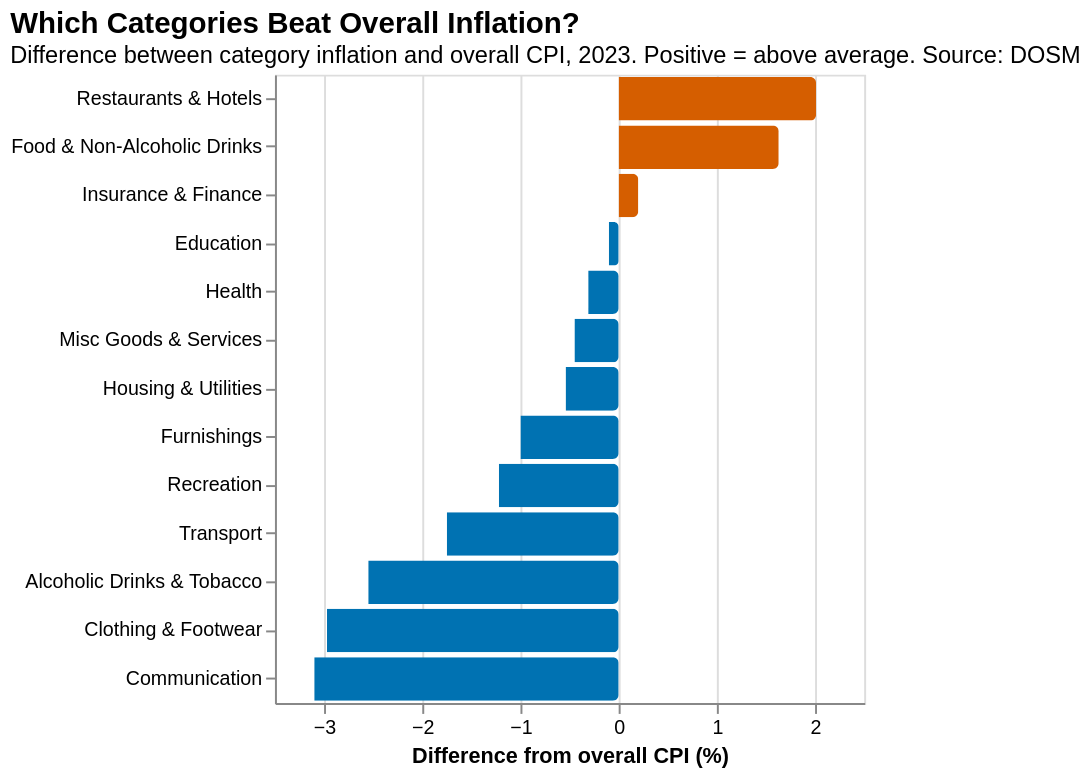

The Vega-Lite source for this figure:
### Vega-Lite specification from a JSON file in a GitHub repository (floating-point values rounded to 4 significant figures)
{"$schema": "https://vega.github.io/schema/vega-lite/v5.json", "title": {"text": "Which Categories Beat Overall Inflation?", "subtitle": "Difference between category inflation and overall CPI, 2023. Positive = above average. Source: DOSM", "anchor": "start", "fontSize": 15, "subtitleFontSize": 12}, "width": "container", "height": 320, "data": {"values": [{"label": "Restaurants & Hotels", "diff": 2.01}, {"label": "Food & Non-Alcoholic Drinks", "diff": 1.63}, {"label": "Insurance & Finance", "diff": 0.2}, {"label": "Education", "diff": -0.1}, {"label": "Health", "diff": -0.31}, {"label": "Misc Goods & Services", "diff": -0.45}, {"label": "Housing & Utilities", "diff": -0.54}, {"label": "Furnishings", "diff": -1.0}, {"label": "Recreation", "diff": -1.22}, {"label": "Transport", "diff": -1.75}, {"label": "Alcoholic Drinks & Tobacco", "diff": -2.55}, {"label": "Clothing & Footwear", "diff": -2.97}, {"label": "Communication", "diff": -3.1}]}, "mark": {"type": "bar", "cornerRadiusEnd": 3}, "encoding": {"y": {"field": "label", "type": "nominal", "sort": "-x", "title": null}, "x": {"field": "diff", "type": "quantitative", "title": "Difference from overall CPI (%)", "axis": {"grid": true}}, "color": {"condition": {"test": "datum.diff > 0", "value": "#D55E00"}, "value": "#0072B2"}, "tooltip": [{"field": "label", "title": "Category"}, {"field": "diff", "title": "Diff from overall (%)", "format": ".2f"}]}}
